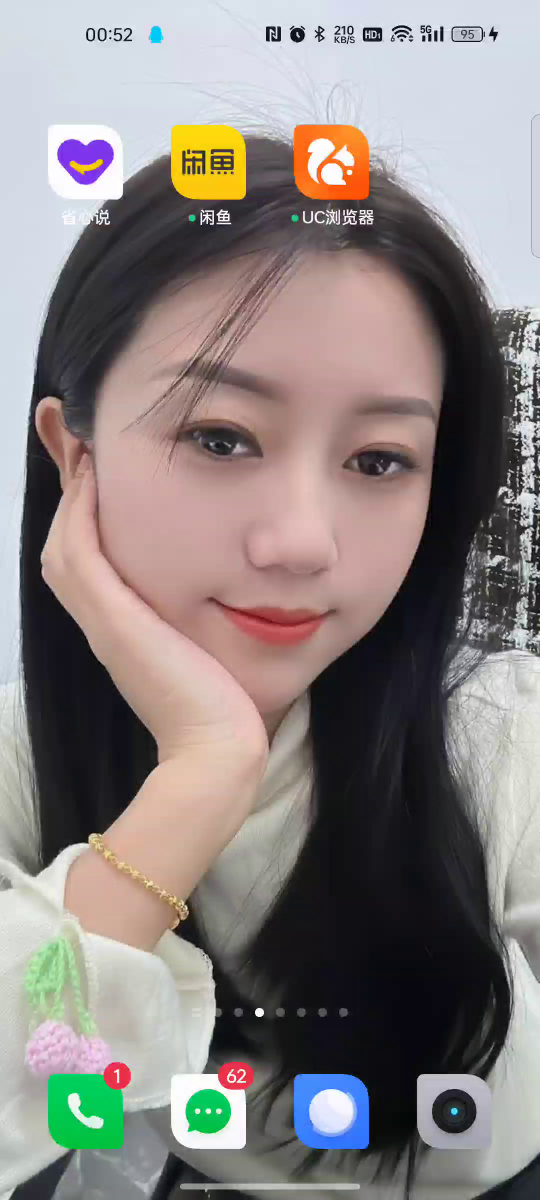
#> input picture 素女篇-准备期素材包/真机录屏-2026-08-22/帧分析/f_000.png, 1080 x 2400 px (shown at 1/2 size); its folder holds only this picture in this run
$ python analyze2.py
#> lines starting #> are read from the running program, lines starting #| are printed output that depends on the picture; after the words box and inside, x2 and y2 are one past the last pixel; in counts of white or black regions, pixels touching at a corner belong together
from PIL import Image
import glob

frames = sorted(glob.glob('/media/pc/机械/nong/制造新星 Game Jam 第3期/素女篇-准备期素材包/真机录屏-2026-08-22/帧分析/f_*.png'))
def darkmask(im, th=70):
    return im.point(lambda p: 255 if p < th else 0)

def zone_dark(mask, box):
    c = mask.crop(box)
    return sum(c.histogram()[128:])

# 1) 挖孔区 (0,0,150,108) 与状态栏区 (0,108,1080,160) 的暗像素
print("=== 挖孔区/状态栏区暗像素（1080x2400，挖孔 x<150 y<108） ===")
print(f"{'t(s)':>5} {'punchDark':>9} {'statusDark':>10}  说明")
for fp in frames:
    t = int(fp.split('_')[-1].split('.')[0])*2
    im = Image.open(fp).convert('L')
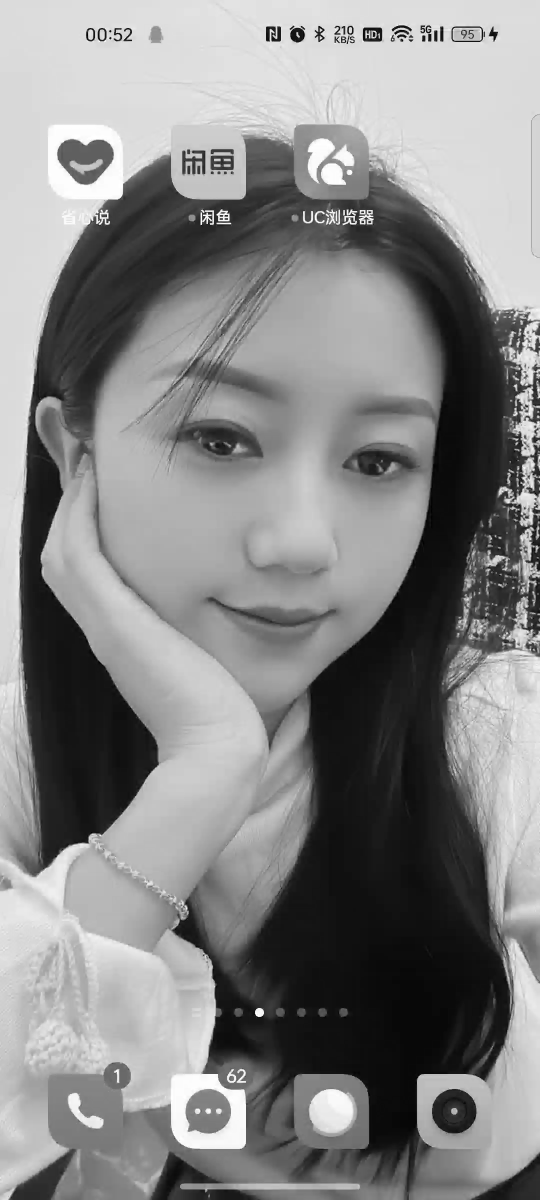
#> im: PIL image 1080x2400 L (shown at 1/2 size); min 0, max 255, mean 132.8
    m = darkmask(im)
#> in darkmask, `return im.point(lambda p: 255 if p < th else 0)`:
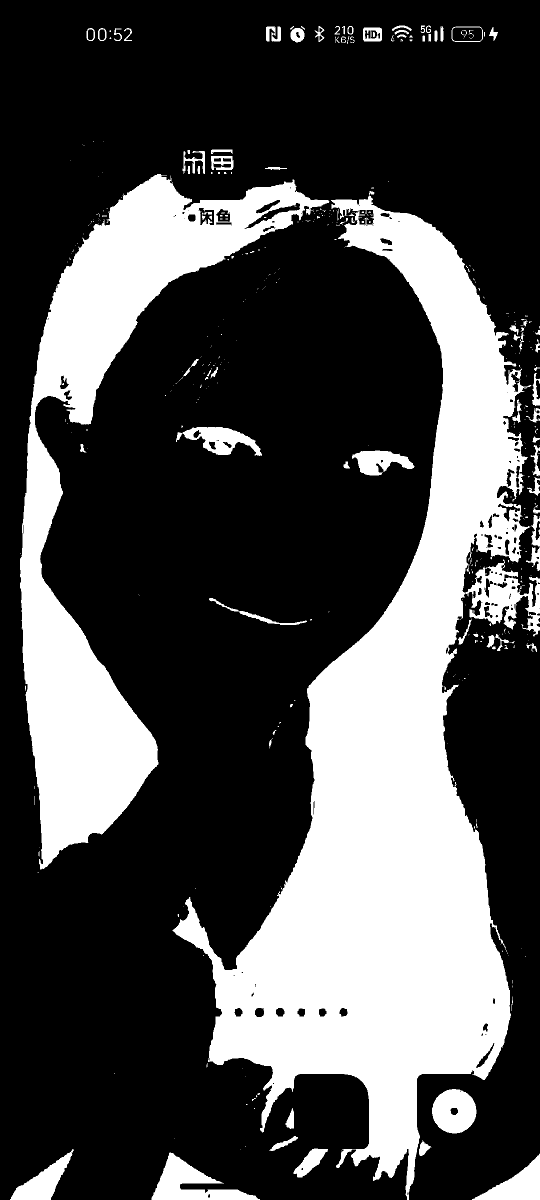
#> returned value: PIL image 1080x2400 L (shown at 1/2 size); 29.4% white; 440 white regions (336 under 20 px), largest, box (x1, y1, x2, y2) and area: (345, 382, 1080, 2400) 506419, (40, 348, 659, 1740) 204888, (303, 2305, 520, 2400) 8416
    pd = zone_dark(m, (0,0,150,108))
#> in zone_dark, `c = mask.crop(box)`: c: PIL image 150x108 L; every value is 0
#> pd = 0
    sd = zone_dark(m, (0,108,1080,160))
#> in zone_dark (call 2), `c = mask.crop(box)`: c: PIL image 1080x52 L; every value is 0
#> sd = 0
    tag = ''
    if pd > 500: tag += ' <-- 挖孔区有大量暗像素!'
    if t >= 100 and t <= 160: tag += ' [对话期]'
    print(f"{t:>5} {pd:>9} {sd:>10}{tag}")
#|     0         0          0

# 2) 顶部面板行扫描：对话期帧，y 0-400 每行暗像素数，找面板顶边
print()
print("=== 对话期帧 顶部行扫描（y=每行暗像素数，只显示暗像素>10的行区间） ===")
for fp in frames:
    t = int(fp.split('_')[-1].split('.')[0])*2
    if not (104 <= t <= 160): continue
    im = Image.open(fp).convert('L')
    m = darkmask(im)
    rows = []
    for y in range(0, 420):
        c = m.crop((0, y, 1080, y+1))
        n = sum(c.histogram()[128:])
        rows.append(n)
    # 找连续暗行区间
    segs = []
    start = None
    for y, n in enumerate(rows):
        if n > 10 and start is None: start = y
        elif n <= 10 and start is not None:
            segs.append((start, y-1)); start = None
    if start is not None: segs.append((start, 419))
    segs = [s for s in segs if s[1]-s[0] >= 3]
    print(f"t={t:>3}s 顶部暗行区间: {segs if segs else '无'}")
